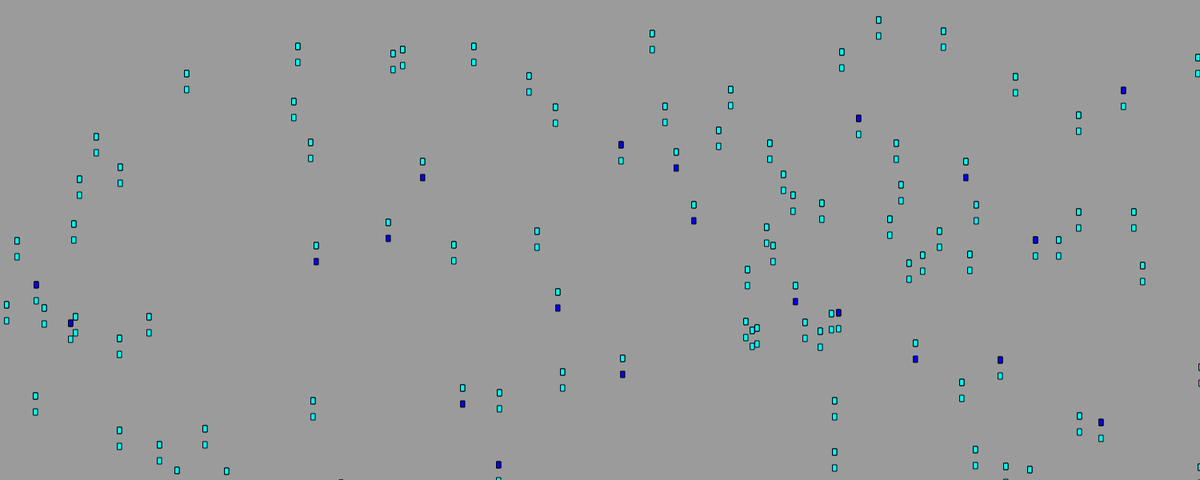
Frame 1 (no input)
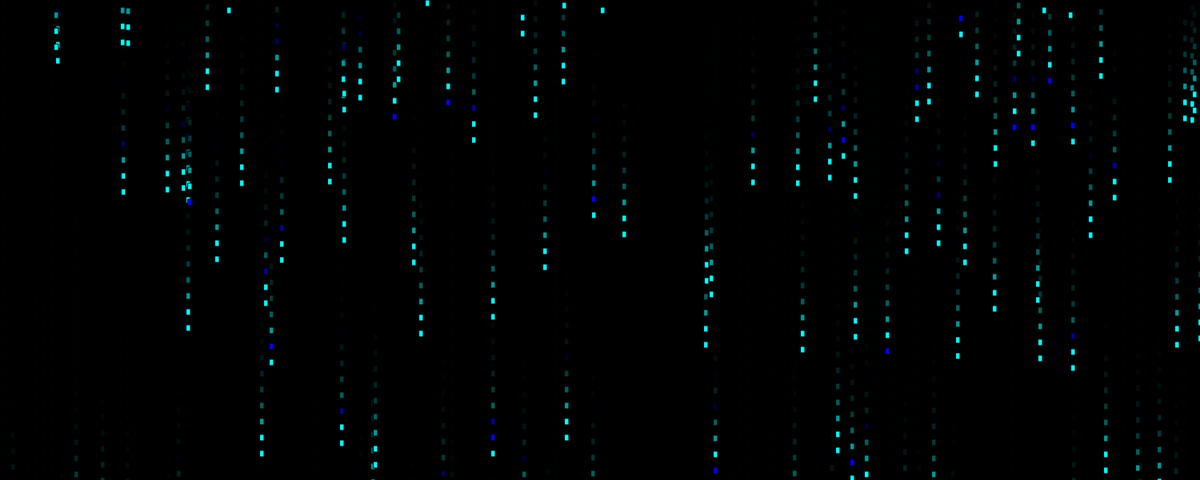
Frame 60 (no input)
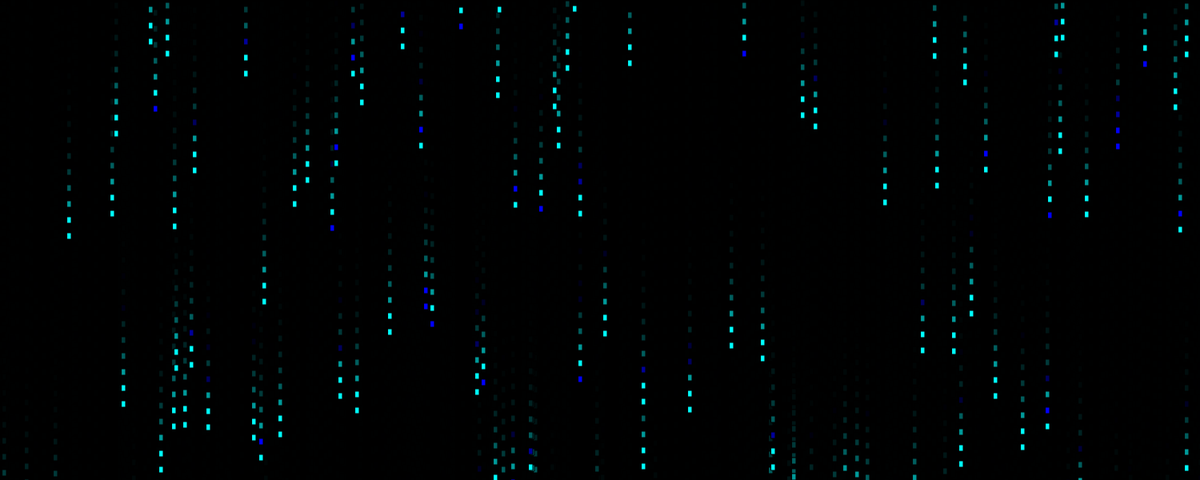
Frame 120 (the mouse pressed at the canvas centre since frame 60)

The p5.js sketch that drew these frames (run headless with seeded random() and noise() and a simulated clock; from frame 60 on, the mouse is pressed at the canvas centre):

// p5.js sketch
// ── sketch.js
var drops = [];

function setup() {
  createCanvas(1500,600);
  frameRate(20);

  for(var a=0;a<100;a++){
    drops.push(new Drop());
  }
}

function draw() {
  background(0,100);  

  for(var a=0;a<drops.length;a++){
    drops[a].draw();
    drops[a].update();
  }
}
// ── Drop.js
class Drop{
    constructor(){
        this.x = rand(0,width);
        this.y = rand(0,height);
        this.update();
    }

    draw(){
        if(Math.random()>0.1)
            fill("cyan");
        
        else
        fill("blue");
        rect(this.x,this.y,5,8);
        
    }

    update(){
        this.y+=20;

        if(this.y>height+80){
            this.y = rand(0,20);
            this.x = rand(0,width);
        }
        this.draw();
    }
}

function rand(min,max){
    return floor(random(min,max));
}
